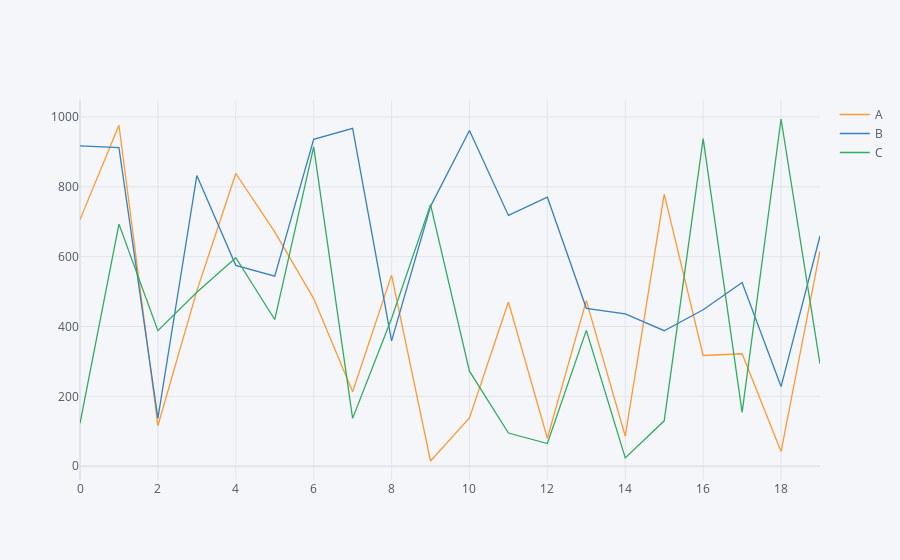

Notebook code for this chart:
### Code cell
df2.iplot()

### Figure 1 — Plotly figure (JSON) as saved in the notebook; plotly's stock layout.template omitted (floating-point values rounded to 4 significant figures)
{"data": [{"line": {"color": "rgba(255, 153, 51, 1.0)", "dash": "solid", "shape": "linear", "width": 1.3}, "mode": "lines", "name": "A", "text": "", "type": "scatter", "x": [0, 1, 2, 3, 4, 5, 6, 7, 8, 9, 10, 11, 12, 13, 14, 15, 16, 17, 18, 19], "y": [706, 976, 116, 502, 838, 671, 480, 213, 547, 15, 138, 470, 80, 474, 86, 779, 317, 322, 42, 616]}, {"line": {"color": "rgba(55, 128, 191, 1.0)", "dash": "solid", "shape": "linear", "width": 1.3}, "mode": "lines", "name": "B", "text": "", "type": "scatter", "x": [0, 1, 2, 3, 4, 5, 6, 7, 8, 9, 10, 11, 12, 13, 14, 15, 16, 17, 18, 19], "y": [917, 912, 137, 832, 575, 544, 936, 967, 359, 744, 961, 718, 770, 452, 436, 388, 448, 526, 228, 659]}, {"line": {"color": "rgba(50, 171, 96, 1.0)", "dash": "solid", "shape": "linear", "width": 1.3}, "mode": "lines", "name": "C", "text": "", "type": "scatter", "x": [0, 1, 2, 3, 4, 5, 6, 7, 8, 9, 10, 11, 12, 13, 14, 15, 16, 17, 18, 19], "y": [123, 693, 388, 498, 597, 420, 914, 137, 423, 749, 272, 95, 65, 389, 24, 130, 938, 154, 994, 293]}], "layout": {"legend": {"bgcolor": "#F5F6F9", "font": {"color": "#4D5663"}}, "paper_bgcolor": "#F5F6F9", "plot_bgcolor": "#F5F6F9", "title": {"font": {"color": "#4D5663"}}, "xaxis": {"gridcolor": "#E1E5ED", "showgrid": true, "tickfont": {"color": "#4D5663"}, "title": {"font": {"color": "#4D5663"}, "text": ""}, "zerolinecolor": "#E1E5ED"}, "yaxis": {"gridcolor": "#E1E5ED", "showgrid": true, "tickfont": {"color": "#4D5663"}, "title": {"font": {"color": "#4D5663"}, "text": ""}, "zerolinecolor": "#E1E5ED"}}}
